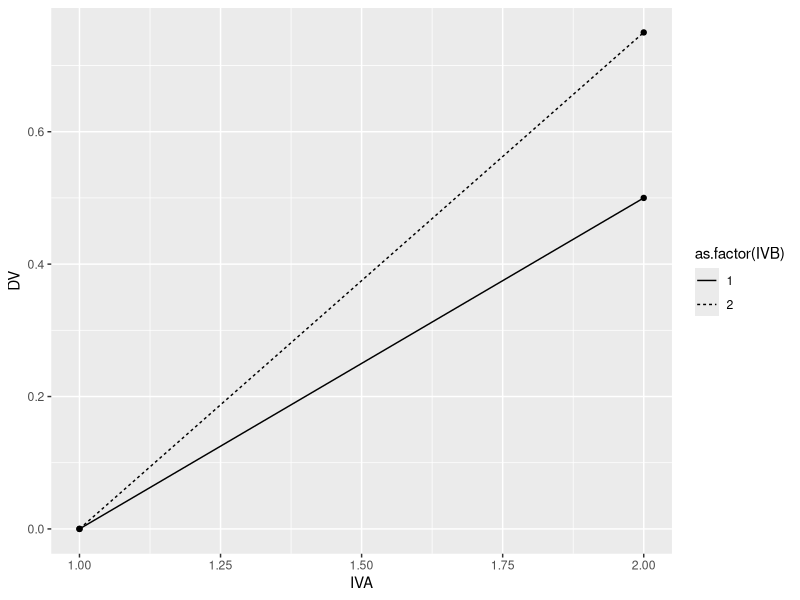

This chart was generated by the following R code:
## ---- chunk 1
knitr::opts_chunk$set(echo = TRUE)
## ---- chunk 2
library(tibble)
library(ggplot2)

A <- c(0,0.5)
B <- c(0,0)
AB <- c(0,0,0,0.25)
gmean <- 0

ansdata <- tibble()
for(i in 1:length(A)){
  for(j in 1:length(B)){
    IVA <- i
    IVB <- j
    DV <- gmean+A[i]+B[j]+AB[(i-1)*length(B)+j]
    scoregm <- gmean
    scoreA <- A[i]
    scoreB <- B[j]
    scoreAB <- AB[(i-1)*length(B)+j]
    row_entry <- tibble(IVA,IVB,DV,scoregm,scoreA,scoreB,scoreAB)
    ansdata <- rbind(ansdata,row_entry)
  }
}

knitr::kable(ansdata)

liner <- ggplot(ansdata,
                aes(y=DV,
                    x=IVA,
                    linetype=as.factor(IVB)))+
  geom_line()+
  geom_point()

liner

## ---- chunk 3
library(tibble)
library(ggplot2)

N <- 55

Ap <- c()
Bp <- c()
ABp <- c()

for(i in 1:1000){
  IVA <- rep(rep(c("1","2"), each=2),N)
  IVB <- rep(rep(c("1","2"), 2),N)
  DV <- c(replicate(N,c(rnorm(1,0,1),
                        rnorm(1,0,1),
                        rnorm(1,.5,1),
                        rnorm(1,.25,1) 
          )))
  sim_df <- data.frame(IVA,IVB,DV)

  aov_results <- summary(aov(DV~IVA*IVB, sim_df))
  Ap[i]<-aov_results[[1]]$`Pr(>F)`[1]
  Bp[i]<-aov_results[[1]]$`Pr(>F)`[2]
  ABp[i]<-aov_results[[1]]$`Pr(>F)`[3]
}

length(Ap[Ap<0.05])/1000
#length(Bp[Bp<0.05])/1000
#length(ABp[ABp<0.05])/1000

## ---- chunk 4
N <- 500


ABp <- c()

for(i in 1:1000){
  IVA <- rep(rep(c("1","2"), each=2),N)
  IVB <- rep(rep(c("1","2"), 2),N)
  DV <- c(replicate(N,c(rnorm(1,0,1),
                        rnorm(1,0,1),
                        rnorm(1,.5,1),
                        rnorm(1,.25,1) 
          )))
  sim_df <- data.frame(IVA,IVB,DV)

  aov_results <- summary(aov(DV~IVA*IVB, sim_df))
  ABp[i]<-aov_results[[1]]$`Pr(>F)`[3]
}


length(ABp[ABp<0.05])/1000

